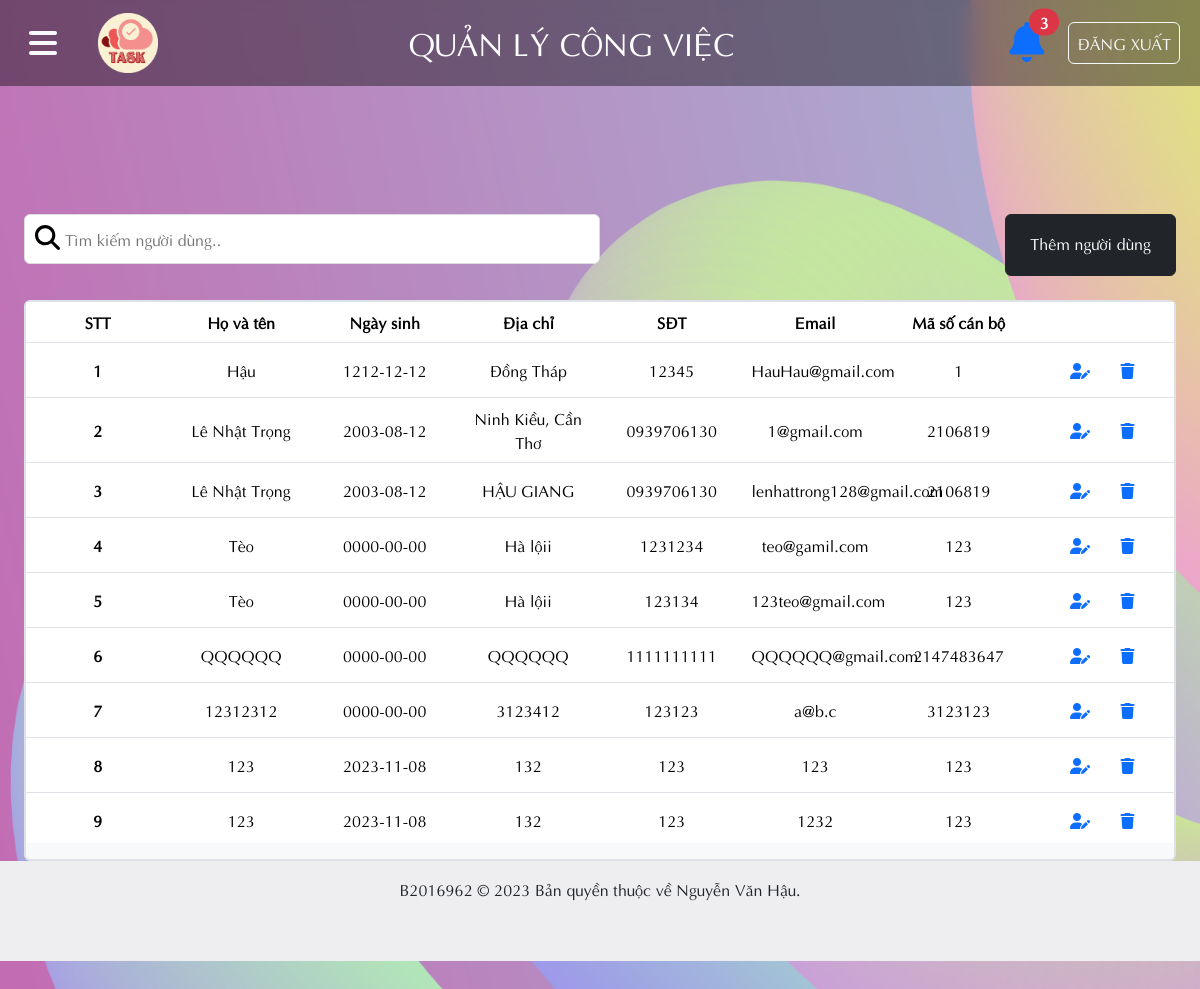
/Admin/ad_nguoidung_ds.php, run on the app's committed database.
### tables this page shows
CREATE TABLE `nguoidung` (
  `ND_MA` int(10) NOT NULL,
  `ND_HOTEN` varchar(50) NOT NULL,
  `ND_NGAYSINH` date NOT NULL,
  `ND_DIACHI` varchar(50) NOT NULL,
  `ND_SDT` varchar(10) NOT NULL,
  `ND_EMAIL` varchar(50) NOT NULL,
  `ND_MSCB` int(10) NOT NULL,
  `ND_MATKHAU` varchar(32) NOT NULL
);

### Admin/ad_thongbao.php (called while the page is built, shortened)
<?php include_once '../condb/condb.php';
$query_chuadoc = "SELECT * FROM thongbao WHERE TB_XEM = '0'";
$soluong_chuadoc = $conn->query($query_chuadoc);
$soluong_thongbao = mysqli_num_rows($soluong_chuadoc);
?>

### Admin/ad_nguoidung_ds.php (the view, shortened to what this page needs)
<?php include_once '../condb/condb.php';
include_once './ad_thongbao.php'; ?>
<!DOCTYPE html>
<html lang="en">
<head>
    <link href="../styles/style.css?v=<?php echo time(); ?>" rel="stylesheet" type="text/css" />
    <link href="https://cdn.jsdelivr.net/npm/bootstrap@5.3.2/dist/css/bootstrap.min.css" rel="stylesheet"
>
    <link rel="stylesheet" href="https://cdnjs.cloudflare.com/ajax/libs/font-awesome/6.4.2/css/all.min.css">
</head>
<body>
    <header>
        <nav class="navbar_container navbar  navbar-expand-lg">
            <button class=" btn mx-3" type="button" data-bs-toggle="offcanvas" data-bs-target="#offcanvasExample" aria-controls="offcanvasExample">
                <i class="fa-solid fs-2 text-light fa-bars"></i>
            </button>
            <div class="container-fluid">
                <a class="navbar-brand text-white fs-4" href="trangchu.php"><img src="../image/logo.png" style="width: 60px;" class="w3-circle"></a>
                <a class="navbar-brand text-white fs-2"> QUẢN LÝ CÔNG VIỆC </a>
                <div class="d-flex">
                    <div class="dropdown mx-4 position-relative">
                        <span class="position-absolute top-0 start-100 fs-6 translate-middle badge bg-danger rounded-pill badge-danger">
                            <?php echo $soluong_thongbao; ?>
                        </span>
                        <a id="dLabel" role="button" data-toggle="dropdown" data-target="#" href="#">
                            <i class="fs-1 fa-solid fa-bell"></i>
                        </a>
                    </div>
                    <a class="btn btn-outline-light px-2 py-2 me-2" href="../User/dangxuat.php" role="button">ĐĂNG XUẤT</a>
                </div>
            </div>
        </nav>
    </header>
    <main>
        <div class="rounded p-4 d-flex justify-content-sm-between">
            <input class="rounded-2" type="text" id="searchBar" placeholder="Tìm kiếm người dùng.." title="Nhập thông tin người dùng">
            <a href="ad_nguoidung_them.php" class="btn btn-dark p-3 px-4">Thêm người dùng</a>
        </div>
        <div class="mx-4 ms-4 rounded bg-light  border border-2">
            <table id="dataTable" class="table tableFixHead text-center align-middle">
                <thead class="align-middle">
                    <tr>
                        <th scope="col">STT</th>
                        <th scope="col">Họ và tên</th>
                        <th scope="col">Ngày sinh</th>
                        <th scope="col">Địa chỉ</th>
                        <th scope="col">SĐT</th>
                        <th scope="col">Email</th>
                        <th scope="col">Mã số cán bộ</th>
                        <th scope="col"></th>
                    </tr>
                </thead>
                <tbody>
                    <?php
$query_nguoidung = "SELECT * FROM nguoidung";
$ds_nguoidung = mysqli_query($conn, $query_nguoidung);
$i = 1;
while ($nguoidung = mysqli_fetch_assoc($ds_nguoidung)):
    ?>
                    <tr>
                        <th scope="row">
                            <?php echo $i;
    $i += 1; ?>
                        </th>
                        <td>
                            <?php echo $nguoidung['ND_HOTEN']; ?>
                        </td>
                        <td>
                            <?php echo $nguoidung['ND_NGAYSINH']; ?>
                        </td>
                        <td>
                            <?php echo $nguoidung['ND_DIACHI']; ?>
                        </td>
                        <td>
                            <?php echo $nguoidung['ND_SDT']; ?>
                        </td>
                        <td>
                            <?php echo $nguoidung['ND_EMAIL']; ?>
                        </td>
                        <td>
                            <?php echo $nguoidung['ND_MSCB']; ?>
                        </td>
                        <td>
                            <button title="Chỉnh sửa thông tin người dùng" type="button" class="btn" data-toggle="modal" data-target="#myModal">
                                <a href="ad_nguoidung_sua.php?capnhat_ma=<?php echo $nguoidung['ND_MA'];?>">
                                    <i class="fa-solid fa-user-pen"></i>
                                </a>
                            </button>
                            <button class="btn" title="Xoá người dùng"><a href="ad_nguoidung_xoa.php?xoa_ma=<?php echo $nguoidung['ND_MA'];?>"><i class="fa-sharp fa-solid fa-trash"></i></a></button>
                        </td>
                    </tr>
                    <?php
endwhile;
?>
                </tbody>
            </table>
        </div>
    </main>
    <footer class="footer_container d-flex justify-content-center p-3 text-dark">
        <p>B2016962 &copy; 2023 Bản quyền thuộc về Nguyễn Văn Hậu.</p>
    </footer>
</body>
</html>

### styles/style.css (style rules this page uses)
* { margin: 0; padding: 0; box-sizing: border-box; font-family: Aptima; }
body { background-image: url(../Image/background.png); background-repeat: no-repeat; background-size: cover; background-attachment: fixed; }
.footer_container { min-height: 100px; background-color: #eeeef0; }
footer { background-color: rgba(225, 225, 225, 0.4); backdrop-filter: blur(10px); height: 80px; }
main { min-height: 620px; margin-top: 80px; padding-top: 24px; }
.navbar_container { background-color: rgba(0, 0, 0, 0.4); backdrop-filter: blur(10px); }
#searchBar { background-image: url(../Image/SearchIcon.svg); background-position: 10px 10px; background-size: 25px; background-repeat: no-repeat; width: 50%; font-size: 16px; padding: 12px 20px 12px 40px; border: 1px solid #ddd; margin-bottom: 12px; }
table { width: 100%; }
thead, tbody tr { display: table; width: 100%; table-layout: fixed; }
tbody { display: block; overflow-y: auto; table-layout: fixed; max-height: 500px; }

### data on the page
nguoidung: ND_HOTEN "Hậu", ND_NGAYSINH "1212-12-12", ND_DIACHI "Đồng Tháp", ND_SDT "12345", ND_EMAIL "HauHau@gmail.com", ND_MSCB "1"
nguoidung: ND_HOTEN "Lê Nhật Trọng", ND_NGAYSINH "2003-08-12", ND_DIACHI "Ninh Kiều, Cần Thơ", ND_SDT "0939706130", ND_EMAIL "1@gmail.com", ND_MSCB "2106819"
nguoidung: ND_HOTEN "Lê Nhật Trọng", ND_NGAYSINH "2003-08-12", ND_DIACHI "HẬU GIANG", ND_SDT "0939706130", ND_EMAIL "lenhattrong128@gmail.com", ND_MSCB "2106819"
nguoidung: ND_HOTEN "Tèo", ND_NGAYSINH "0000-00-00", ND_DIACHI "Hà lộii", ND_SDT "1231234", ND_EMAIL "teo@gamil.com", ND_MSCB "123"
nguoidung: ND_HOTEN "Tèo", ND_NGAYSINH "0000-00-00", ND_DIACHI "Hà lộii", ND_SDT "123134", ND_EMAIL "123teo@gmail.com", ND_MSCB "123"
nguoidung: ND_HOTEN "QQQQQQ", ND_NGAYSINH "0000-00-00", ND_DIACHI "QQQQQQ", ND_SDT "1111111111", ND_EMAIL "QQQQQQ@gmail.com", ND_MSCB "2147483647"
nguoidung: ND_HOTEN "12312312", ND_NGAYSINH "0000-00-00", ND_DIACHI "3123412", ND_SDT "123123", ND_EMAIL "a@b.c", ND_MSCB "3123123"
nguoidung: ND_HOTEN "123", ND_NGAYSINH "2023-11-08", ND_DIACHI "132", ND_SDT "123", ND_EMAIL "123", ND_MSCB "123"
nguoidung: ND_HOTEN "123", ND_NGAYSINH "2023-11-08", ND_DIACHI "132", ND_SDT "123", ND_EMAIL "1232", ND_MSCB "123"

### other printed values
$soluong_thongbao "3"
